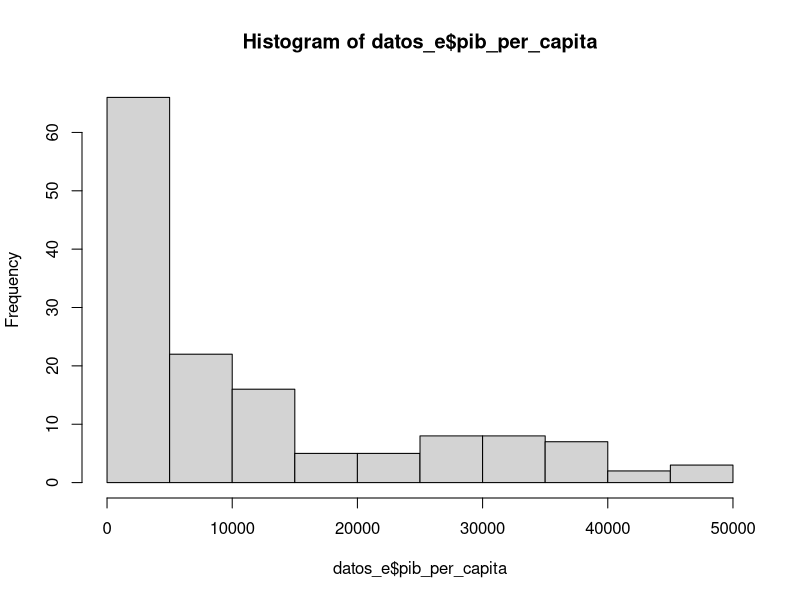
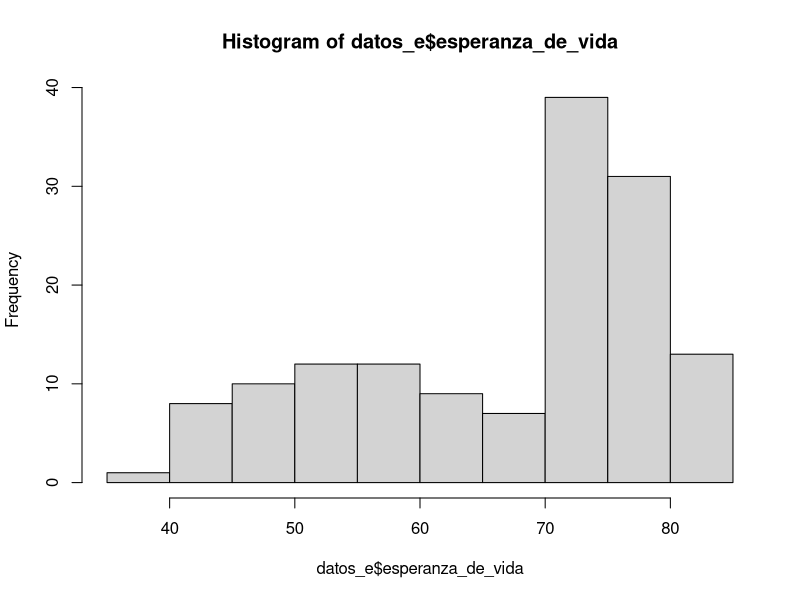
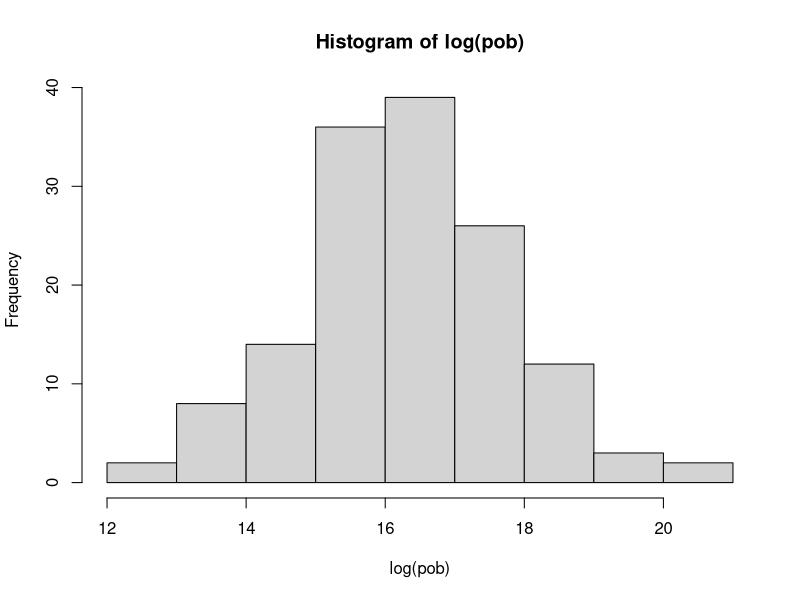

The R source for these figures, in order:
# nombre del archivo a mandar por correo:
# nombre_apellido_estadistica_profesor.R
# ejemplo:
# juan_perez_estadistica_beltran.R

# No olvide ejecutar las líneas 6 y 11 antes de empezar el resto del trabajo
library(readxl)

# 1. Use la función read_excel para cargar los datos que se encuentran en el archivo excel 

misdatos <- read_excel("datos_e.xlsx")

datos_e <- read_excel("datos_e.xlsx")

# 2. Para las variables "pib_per_capita" y "esperanza_de_vida" compute lo siguiente
# 2.1 la media cada una (4 pts)
# 2.2 la desviación estandar de cada una (4 pts)
# 2.3 la cantidad de observaciones (n) de cada una (4 pts)


mean(datos_e$"pib_per_capita")
mean(datos_e$"esperanza_de_vida")
sd(datos_e$"pib_per_capita")
sd(datos_e$"esperanza_de_vida")



# 3. Grafique los histogramas de estas tres variables:
# "pib_per_capita" (2 pto), "esperanza_de_vida" (2 pto) y el logaritmo natural de la variable "población" (4 pts).
# Puede usar cualquier función y paquete de R que grafique histogramas

hist(datos_e$"pib_per_capita")
hist(datos_e$"esperanza_de_vida")
pob <- datos_e$poblacion
hist(log(pob))
